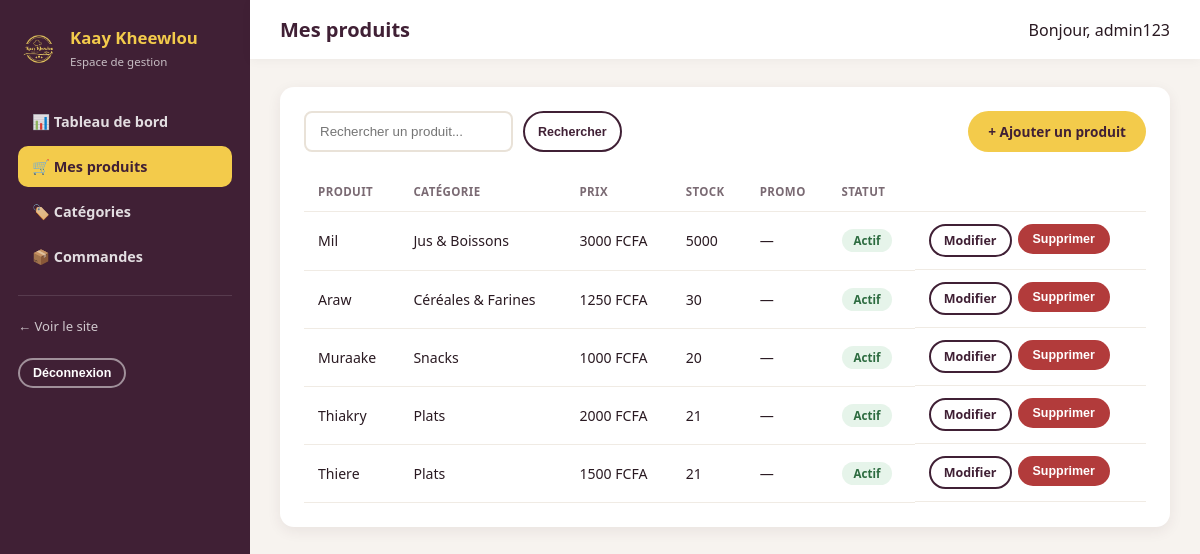
Screenshot of /gestion/produits/ (signed in) with the database file from the repository.
### monapp/models.py (models this page shows, shortened)
class Produit(models.Model):
    nom = models.CharField(max_length=120)
    slug = models.SlugField(max_length=140, unique=True, blank=True)
    categorie = models.ForeignKey(Categorie, on_delete=models.SET_NULL, null=True, related_name='produits')
    description = models.TextField(blank=True, help_text="Description courte du produit")
    composition = models.TextField(
        blank=True,
        help_text="Composition / ingrédients / allergènes du produit"
    )
    prix = models.DecimalField(max_digits=10, decimal_places=0, help_text="Prix en FCFA")
    image = models.ImageField(upload_to='produits/', blank=True, null=True)
    stock = models.PositiveIntegerField(default=0)
    actif = models.BooleanField(default=True, help_text="Visible côté client")
    en_promo = models.BooleanField(default=False)
    promo_pourcentage = models.PositiveIntegerField(
        default=0, help_text="Pourcentage de réduction appliqué (0-90)"
    )
    date_ajout = models.DateTimeField(auto_now_add=True)
    date_maj = models.DateTimeField(auto_now=True)
    class Meta:
        verbose_name = "Produit"
        verbose_name_plural = "Produits"
        ordering = ['-date_ajout']
    @property
    def en_rupture(self):
        return self.stock <= 0
    @property
    def stock_faible(self):
        return 0 < self.stock <= 5

class Categorie(models.Model):
    nom = models.CharField(max_length=80, unique=True)
    slug = models.SlugField(max_length=90, unique=True, blank=True)
    description = models.CharField(max_length=255, blank=True)
    class Meta:
        verbose_name = "Catégorie"
        verbose_name_plural = "Catégories"
        ordering = ['nom']

### monapp/views.py (the view)
# urls.py: path('gestion/produits/', views.admin_produits_vue, name='admin_produits'),
@user_passes_test(est_staff, login_url='monapp:admin_login')
def admin_produits_vue(request):
    produits = Produit.objects.select_related('categorie').all()
    q = request.GET.get('q', '').strip()
    if q:
        produits = produits.filter(nom__icontains=q)
    return render(request, 'src/admin_produits.html', {'produits': produits, 'q': q})

### monapp/cart.py (called while the page is built, shortened)
    def __iter__(self):
        ids = self.panier.keys()
        produits = Produit.objects.filter(id__in=ids)
        produits_par_id = {str(p.id): p for p in produits}

    def __len__(self):
        return sum(item['quantite'] for item in self.panier.values())

    def get_total(self):
        return sum((item['sous_total'] for item in self), Decimal('0'))

### monapp/context_processors.py (called while the page is built)
def panier_context(request):
    panier = Panier(request)
    return {
        'panier_nb_articles': len(panier),
        'panier_total': panier.get_total(),
    }

### monapp/views.py (called while the page is built)
def est_staff(user):
    return user.is_authenticated and user.is_staff

### monapp/templates/src/admin_produits.html (shortened to what this page needs)
{% extends "src/base_admin.html" %}
{% block titre_page %}Mes produits{% endblock %}
{% block contenu %}
<div class="panneau">
  <div class="filtre-bar" style="justify-content:space-between;">
    <form method="get" style="display:flex;gap:10px;">
      <input type="text" name="q" value="{{ q }}" placeholder="Rechercher un produit...">
      <button type="submit" class="btn btn-outline btn-sm">Rechercher</button>
    </form>
    <a href="{% url 'monapp:admin_produit_ajouter' %}" class="btn btn-primary">+ Ajouter un produit</a>
  </div>
  {% if produits %}
  <table class="tableau-admin">
    <thead>
      <tr><th>Produit</th><th>Catégorie</th><th>Prix</th><th>Stock</th><th>Promo</th><th>Statut</th><th></th></tr>
    </thead>
    <tbody>
      {% for p in produits %}
      <tr>
        <td>{{ p.nom }}</td>
        <td>{{ p.categorie.nom|default:"—" }}</td>
        <td>{{ p.prix }} FCFA</td>
        <td>
          {% if p.en_rupture %}<span class="badge-rupture">Rupture</span>
          {% elif p.stock_faible %}<span class="badge-stock-faible">{{ p.stock }}</span>
          {% else %}{{ p.stock }}{% endif %}
        </td>
        <td>{% if p.en_promo %}-{{ p.promo_pourcentage }}%{% else %}—{% endif %}</td>
        <td>{% if p.actif %}<span class="statut-badge statut-terminee">Actif</span>{% else %}<span class="statut-badge statut-validee">Masqué</span>{% endif %}</td>
        <td style="display:flex;gap:6px;">
          <a href="{% url 'monapp:admin_produit_modifier' p.pk %}" class="btn btn-outline btn-sm">Modifier</a>
          <form method="post" action="{% url 'monapp:admin_produit_supprimer' p.pk %}" data-confirmer="Supprimer le produit « {{ p.nom }} » ?">
            <button type="submit" class="btn btn-danger btn-sm">Supprimer</button>
          </form>
        </td>
      </tr>
      {% endfor %}
    </tbody>
  </table>
  {% else %}
    <p class="vide-etat">Aucun produit pour le moment.</p>
  {% endif %}
</div>
{% endblock %}

### monapp/templates/src/base_admin.html (shortened to what this page needs)
{% load static %}
<!DOCTYPE html>
<html lang="fr">
<head>
  <link rel="stylesheet" href="{% static 'css/admin.css' %}">
</head>
<body class="admin-body">
  <div class="admin-shell">
    <aside class="admin-sidebar">
      <div class="brand">
        <img src="{% static 'ressources/logo.png' %}" alt="Logo">
        <div>
          <strong>Kaay Kheewlou</strong>
          <span>Espace de gestion</span>
        </div>
      </div>
      <nav class="admin-nav">
        <a href="{% url 'monapp:admin_dashboard' %}" class="{% if request.resolver_match.url_name == 'admin_dashboard' %}active{% endif %}">📊 Tableau de bord</a>
        <a href="{% url 'monapp:admin_produits' %}" class="{% if 'produit' in request.resolver_match.url_name %}active{% endif %}">🛒 Mes produits</a>
        <a href="{% url 'monapp:admin_categories' %}" class="{% if 'categorie' in request.resolver_match.url_name %}active{% endif %}">🏷️ Catégories</a>
        <a href="{% url 'monapp:admin_commandes' %}" class="{% if 'commande' in request.resolver_match.url_name %}active{% endif %}">📦 Commandes</a>
      </nav>
      <div class="sep"></div>
      <a href="{% url 'monapp:accueil' %}" class="voir-site" target="_blank">&larr; Voir le site</a><br><br>
      <form method="post" action="{% url 'monapp:admin_logout' %}">
        <button type="submit" class="btn btn-outline btn-sm" style="border-color:rgba(255,255,255,.5);color:#fff;">Déconnexion</button>
      </form>
    </aside>
    <div class="admin-main">
      <div class="admin-topbar">
        <h1>{% block titre_page %}Tableau de bord{% endblock %}</h1>
        <span>Bonjour, {{ request.user.username }}</span>
      </div>
      <div class="admin-content">
        {% block contenu %}{% endblock %}
      </div>
    </div>
  </div>
</body>
</html>

### monapp/static/css/admin.css (style rules this page uses)
:root { --brand-dark: #402035; --brand-dark-2: #2b1523; --brand-gold: #f3cb4b; --brand-gold-dark: #cf9f1f; --brand-white: #ffffff; --brand-cream: #f7f3ef; --text-dark: #2a1a22; --text-muted: #7a6a73; --radius: 14px; --shadow-sm: 0 4px 14px rgba(64,32,53,.08); }
* { box-sizing: border-box; }
body.admin-body { margin:0; background: var(--brand-cream); color: var(--text-dark); font-family: 'Segoe UI', 'Trebuchet MS', Verdana, sans-serif; }
a { text-decoration:none; color:inherit; }
.admin-shell { display:flex; min-height: 100vh; }
.admin-sidebar { width: 250px; background: var(--brand-dark); color: var(--brand-white); padding: 26px 18px; flex-shrink:0; position: sticky; top:0; height:100vh; }
.admin-sidebar .brand { display:flex; align-items:center; gap:10px; margin-bottom: 30px; }
.admin-sidebar .brand img { width:42px; height:42px; border-radius:50%; }
.admin-sidebar .brand strong { color: var(--brand-gold); font-size: 1.05rem; display:block; }
.admin-sidebar .brand span { font-size:.72rem; opacity:.7; }
.admin-nav a { display:flex; align-items:center; gap:10px; padding: 11px 14px; border-radius: 10px; margin-bottom: 4px; font-weight:600; font-size:.9rem; color: rgba(255,255,255,.85); }
.admin-nav a:hover, .admin-nav a.active { background: rgba(255,255,255,.1); color: var(--brand-white); }
.admin-nav a.active { background: var(--brand-gold); color: var(--brand-dark); }
.admin-sidebar .sep { margin: 18px 0; border-top: 1px solid rgba(255,255,255,.12); }
.admin-sidebar .voir-site { font-size:.82rem; opacity:.75; }
.admin-main { flex:1; min-width:0; }
.admin-topbar { background: var(--brand-white); padding: 16px 30px; display:flex; align-items:center; justify-content:space-between; box-shadow: 0 2px 10px rgba(0,0,0,.04); position: sticky; top:0; z-index: 10; }
.admin-topbar h1 { font-size: 1.25rem; margin:0; color: var(--brand-dark); }
.admin-content { padding: 28px 30px 60px; }
.panneau { background: var(--brand-white); border-radius: var(--radius); padding: 24px; box-shadow: var(--shadow-sm); margin-bottom: 26px; }
.tableau-admin { width:100%; border-collapse: collapse; }
.tableau-admin th, .tableau-admin td { padding: 12px 14px; border-bottom: 1px solid #f0ebe4; text-align:left; font-size:.88rem; }
.tableau-admin th { color: var(--text-muted); text-transform:uppercase; font-size:.72rem; letter-spacing:.4px; }
.statut-badge { padding: 4px 12px; border-radius:999px; font-size:.72rem; font-weight:700; display:inline-block; }
.statut-terminee { background:#e6f4ea; color:#2c6b3f; }
.btn { display:inline-flex; align-items:center; gap:6px; padding: 9px 18px; border-radius: 999px; font-weight:700; font-size:.85rem; border:2px solid transparent; cursor:pointer; }
.btn-primary { background: var(--brand-gold); color: var(--brand-dark); }
.btn-outline { background:transparent; border-color: var(--brand-dark); color: var(--brand-dark); }
.btn-danger { background:#b23b3b; color:#fff; }
.btn-sm { padding:6px 13px; font-size:.78rem; }
.filtre-bar { display:flex; gap:10px; margin-bottom: 20px; flex-wrap:wrap; }
.filtre-bar input, .filtre-bar select { padding:9px 14px; border-radius:8px; border:2px solid #e9e2d8; }

### rows the page displays
Produit: nom "Mil", categorie.nom "Jus & Boissons", prix "3000", stock "5000", actif "Actif"
Produit: nom "Araw", categorie.nom "Céréales & Farines", prix "1250", stock "30", actif "Actif"
Produit: nom "Muraake", categorie.nom "Snacks", prix "1000", stock "20", actif "Actif"
Produit: nom "Thiakry", categorie.nom "Plats", prix "2000", stock "21", actif "Actif"
Produit: nom "Thiere", categorie.nom "Plats", prix "1500", stock "21", actif "Actif"

### other values shown
{{ request.user.username }} "admin123"
